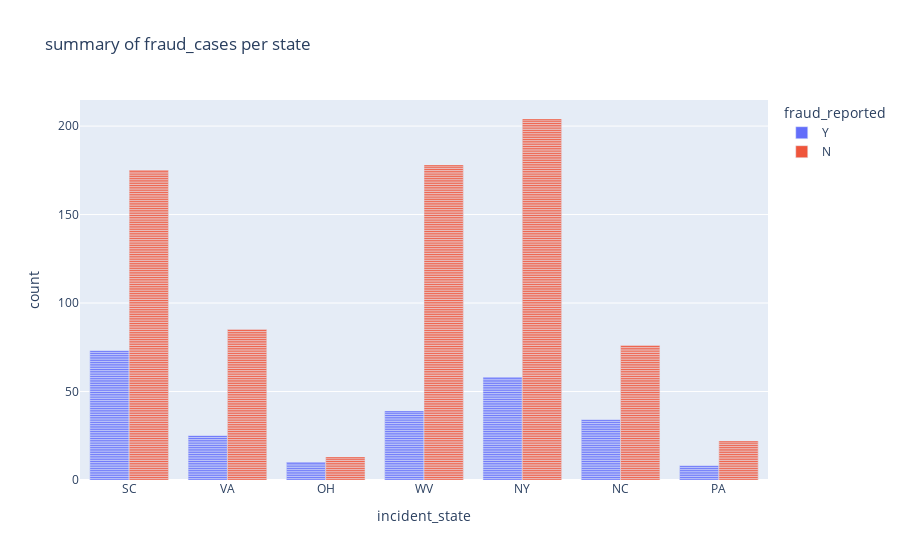

The code cell stored with this chart in its notebook:
### Code cell
#summary of fraud_cases per state
px.bar(df, x='incident_state',color='fraud_reported',
             barmode='group', title='summary of fraud_cases per state')

### Figure 1 — Plotly figure (JSON) as saved in the notebook; plotly's stock layout.template omitted (floating-point values rounded to 4 significant figures; data arrays with more than 128 entries replaced by an {"elided": "..."} marker saying what was removed)
{"data": [{"alignmentgroup": "True", "hovertemplate": "fraud_reported=Y<br>incident_state=%{x}<br>count=%{y}<extra></extra>", "legendgroup": "Y", "marker": {"color": "#636efa", "pattern": {"shape": ""}}, "name": "Y", "offsetgroup": "Y", "orientation": "v", "showlegend": true, "textposition": "auto", "type": "bar", "x": {"elided": "247 str values"}, "xaxis": "x", "y": {"elided": "247 int values"}, "yaxis": "y"}, {"alignmentgroup": "True", "hovertemplate": "fraud_reported=N<br>incident_state=%{x}<br>count=%{y}<extra></extra>", "legendgroup": "N", "marker": {"color": "#EF553B", "pattern": {"shape": ""}}, "name": "N", "offsetgroup": "N", "orientation": "v", "showlegend": true, "textposition": "auto", "type": "bar", "x": {"elided": "753 str values"}, "xaxis": "x", "y": {"elided": "753 int values"}, "yaxis": "y"}], "layout": {"autosize": true, "barmode": "group", "legend": {"title": {"text": "fraud_reported"}, "tracegroupgap": 0}, "title": {"text": "summary of fraud_cases per state"}, "xaxis": {"anchor": "y", "autorange": true, "domain": [0, 1], "range": [-0.5, 6.5], "title": {"text": "incident_state"}, "type": "category"}, "yaxis": {"anchor": "x", "autorange": true, "domain": [0, 1], "range": [0, 214.7], "title": {"text": "count"}, "type": "linear"}}}
